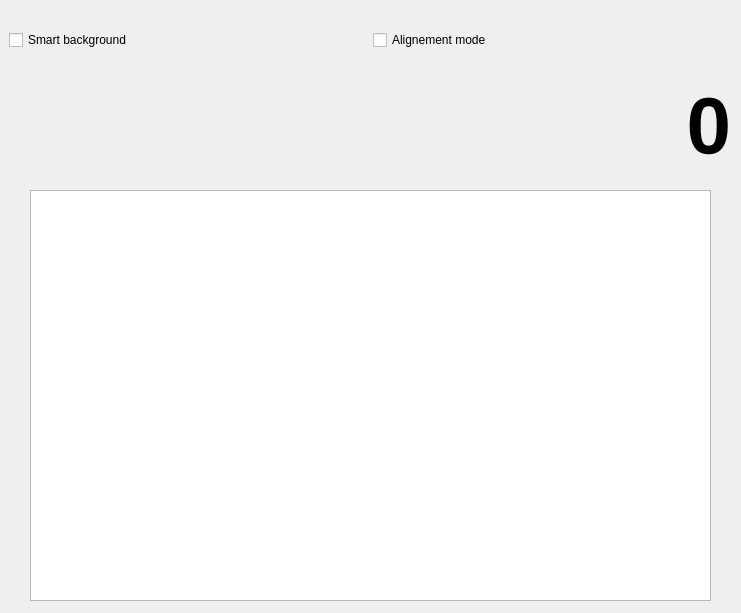
<?xml version="1.0" encoding="UTF-8"?>
<ui version="4.0">
 <class>Form</class>
 <widget class="QWidget" name="Form">
  <property name="geometry">
   <rect>
    <x>0</x>
    <y>0</y>
    <width>741</width>
    <height>613</height>
   </rect>
  </property>
  <property name="windowTitle">
   <string>Form</string>
  </property>
  <widget class="ScanPlotWidget" name="xy_ViewWidget">
   <property name="geometry">
    <rect>
     <x>30</x>
     <y>190</y>
     <width>681</width>
     <height>411</height>
    </rect>
   </property>
   <property name="sizePolicy">
    <sizepolicy hsizetype="Expanding" vsizetype="Expanding">
     <horstretch>0</horstretch>
     <verstretch>0</verstretch>
    </sizepolicy>
   </property>
   <property name="transformationAnchor">
    <enum>QGraphicsView::AnchorUnderMouse</enum>
   </property>
  </widget>
  <widget class="QWidget" name="horizontalLayoutWidget">
   <property name="geometry">
    <rect>
     <x>9</x>
     <y>10</y>
     <width>721</width>
     <height>61</height>
    </rect>
   </property>
   <layout class="QHBoxLayout" name="horizontalLayout">
    <item>
     <widget class="QCheckBox" name="smart_bg_checkBox">
      <property name="text">
       <string>Smart background</string>
      </property>
     </widget>
    </item>
    <item>
     <widget class="QCheckBox" name="alignement_mode_checkBox">
      <property name="text">
       <string>Alignement mode</string>
      </property>
     </widget>
    </item>
   </layout>
  </widget>
  <widget class="QLabel" name="count_value_Label">
   <property name="geometry">
    <rect>
     <x>10</x>
     <y>80</y>
     <width>721</width>
     <height>91</height>
    </rect>
   </property>
   <property name="font">
    <font>
     <pointsize>60</pointsize>
     <weight>75</weight>
     <bold>true</bold>
    </font>
   </property>
   <property name="text">
    <string>0</string>
   </property>
   <property name="alignment">
    <set>Qt::AlignRight|Qt::AlignTrailing|Qt::AlignVCenter</set>
   </property>
  </widget>
 </widget>
 <customwidgets>
  <customwidget>
   <class>ScanPlotWidget</class>
   <extends>QGraphicsView</extends>
   <header>qtwidgets.scan_plotwidget.h</header>
  </customwidget>
 </customwidgets>
 <resources/>
 <connections/>
</ui>
